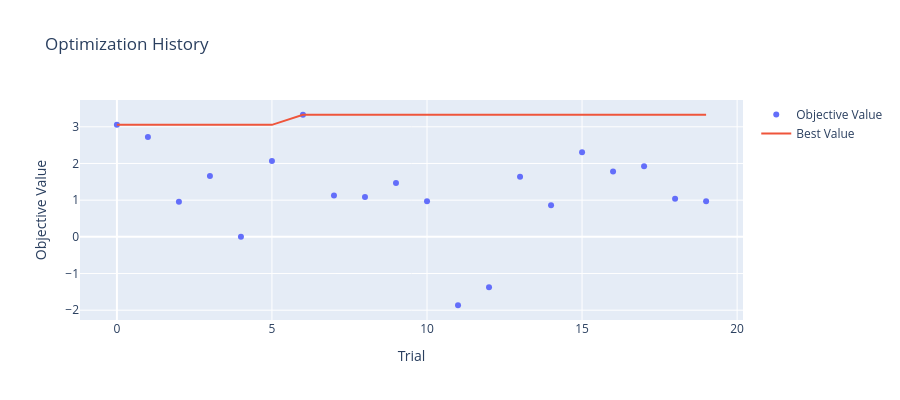

The notebook cell saved with this chart:
### Code cell
if HAS_PLOTLY:
    fig = plot_optimization_history(study)
    fig.update_layout(title="Optimization History", height=400)
    fig.show()

### Figure 1 — Plotly figure (JSON) as saved in the notebook; plotly's stock layout.template omitted (floating-point values rounded to 4 significant figures)
{"data": [{"mode": "markers", "name": "Objective Value", "type": "scatter", "x": [0, 1, 2, 3, 4, 5, 6, 7, 8, 9, 10, 11, 12, 13, 14, 15, 16, 17, 18, 19], "y": [3.053, 2.723, 0.9534, 1.656, 0.002279, 2.066, 3.329, 1.129, 1.083, 1.469, 0.9727, -1.865, -1.375, 1.638, 0.8616, 2.307, 1.783, 1.925, 1.039, 0.9728]}, {"mode": "lines", "name": "Best Value", "type": "scatter", "x": [0, 1, 2, 3, 4, 5, 6, 7, 8, 9, 10, 11, 12, 13, 14, 15, 16, 17, 18, 19], "y": [3.053, 3.053, 3.053, 3.053, 3.053, 3.053, 3.329, 3.329, 3.329, 3.329, 3.329, 3.329, 3.329, 3.329, 3.329, 3.329, 3.329, 3.329, 3.329, 3.329]}, {"marker": {"color": "#cccccc"}, "mode": "markers", "name": "Infeasible Trial", "showlegend": false, "type": "scatter", "x": [], "y": []}], "layout": {"height": 400, "title": {"text": "Optimization History"}, "xaxis": {"title": {"text": "Trial"}}, "yaxis": {"title": {"text": "Objective Value"}}}}
